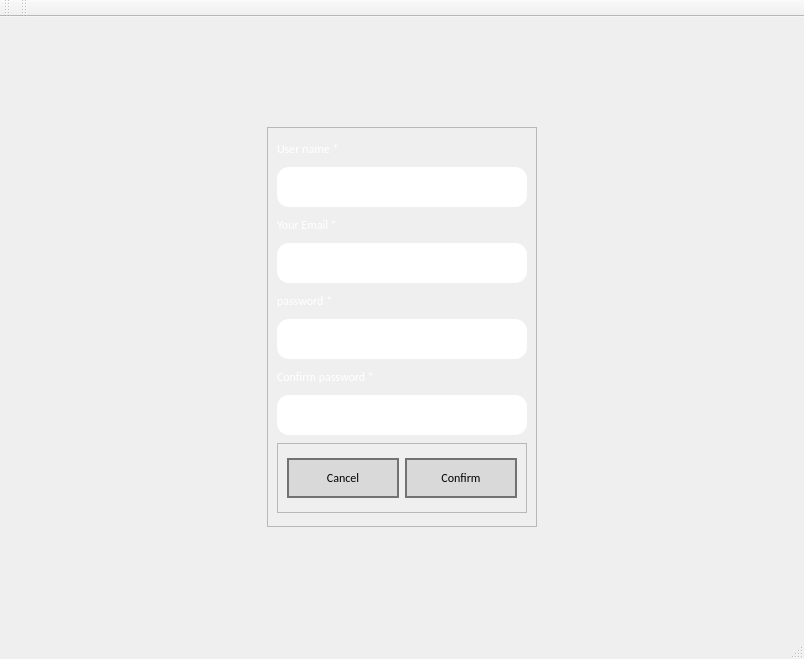
<?xml version="1.0" encoding="UTF-8"?>
<ui version="4.0">
 <class>Registration</class>
 <widget class="QMainWindow" name="Registration">
  <property name="geometry">
   <rect>
    <x>0</x>
    <y>0</y>
    <width>804</width>
    <height>659</height>
   </rect>
  </property>
  <property name="windowTitle">
   <string>MainWindow</string>
  </property>
  <widget class="QWidget" name="centralwidget">
   <property name="styleSheet">
    <string notr="true">*{
	font-family : Calibri;
}

#centralwidget{
	background-image: url(:/res/6106991.jpg);
}

QLabel{
	color: rgb(255, 255, 255);
	text-align: center;
}

QLineEdit{
	background-color: #fff;
	border-radius: 12px;
}</string>
   </property>
   <layout class="QVBoxLayout" name="verticalLayout_2">
    <item alignment="Qt::AlignHCenter">
     <widget class="QFrame" name="registrationFormFrame">
      <property name="minimumSize">
       <size>
        <width>270</width>
        <height>300</height>
       </size>
      </property>
      <property name="maximumSize">
       <size>
        <width>270</width>
        <height>400</height>
       </size>
      </property>
      <property name="styleSheet">
       <string notr="true">*{
	font-family : Calibri;
}

QLabel{
	color: rgb(255, 255, 255);
	text-align: center;
}

QLineEdit{
	background-color: #fff;
	border-radius: 12px;
	padding : 5px;
}</string>
      </property>
      <property name="frameShape">
       <enum>QFrame::StyledPanel</enum>
      </property>
      <property name="frameShadow">
       <enum>QFrame::Raised</enum>
      </property>
      <layout class="QVBoxLayout" name="verticalLayout">
       <item>
        <widget class="QLabel" name="userNameLabel">
         <property name="maximumSize">
          <size>
           <width>250</width>
           <height>20</height>
          </size>
         </property>
         <property name="text">
          <string>User name * </string>
         </property>
        </widget>
       </item>
       <item>
        <widget class="QLineEdit" name="userNameLineEdit">
         <property name="minimumSize">
          <size>
           <width>250</width>
           <height>25</height>
          </size>
         </property>
         <property name="maximumSize">
          <size>
           <width>250</width>
           <height>40</height>
          </size>
         </property>
        </widget>
       </item>
       <item>
        <widget class="QLabel" name="emailLabel">
         <property name="maximumSize">
          <size>
           <width>250</width>
           <height>20</height>
          </size>
         </property>
         <property name="text">
          <string>Your Email *</string>
         </property>
        </widget>
       </item>
       <item>
        <widget class="QLineEdit" name="emailLineEdit">
         <property name="minimumSize">
          <size>
           <width>250</width>
           <height>25</height>
          </size>
         </property>
         <property name="maximumSize">
          <size>
           <width>250</width>
           <height>40</height>
          </size>
         </property>
        </widget>
       </item>
       <item>
        <widget class="QLabel" name="passwordLabel">
         <property name="maximumSize">
          <size>
           <width>250</width>
           <height>20</height>
          </size>
         </property>
         <property name="text">
          <string>password *  </string>
         </property>
        </widget>
       </item>
       <item>
        <widget class="QLineEdit" name="passwordLineEdit">
         <property name="minimumSize">
          <size>
           <width>250</width>
           <height>25</height>
          </size>
         </property>
         <property name="maximumSize">
          <size>
           <width>250</width>
           <height>40</height>
          </size>
         </property>
         <property name="maxLength">
          <number>100</number>
         </property>
         <property name="echoMode">
          <enum>QLineEdit::Password</enum>
         </property>
        </widget>
       </item>
       <item>
        <widget class="QLabel" name="confirmPassLabel">
         <property name="maximumSize">
          <size>
           <width>250</width>
           <height>20</height>
          </size>
         </property>
         <property name="text">
          <string>Confirm password *</string>
         </property>
        </widget>
       </item>
       <item>
        <widget class="QLineEdit" name="confirmPassLineEdit">
         <property name="minimumSize">
          <size>
           <width>250</width>
           <height>25</height>
          </size>
         </property>
         <property name="maximumSize">
          <size>
           <width>250</width>
           <height>40</height>
          </size>
         </property>
         <property name="echoMode">
          <enum>QLineEdit::Password</enum>
         </property>
        </widget>
       </item>
       <item>
        <widget class="QFrame" name="confirmFrame">
         <property name="maximumSize">
          <size>
           <width>16777215</width>
           <height>70</height>
          </size>
         </property>
         <property name="styleSheet">
          <string notr="true">QPushButton {
	border: 2px solid #727272;
	background-color: #D9D9D9;
	color : #000;
}

QPushButton:hover {
	background-color: #727272;
	color: #fff;
	border: 2px solid #D9D9D9;
}

QLineEdit{
	padding : 5px;
}</string>
         </property>
         <property name="frameShape">
          <enum>QFrame::StyledPanel</enum>
         </property>
         <property name="frameShadow">
          <enum>QFrame::Raised</enum>
         </property>
         <layout class="QHBoxLayout" name="horizontalLayout">
          <item>
           <widget class="QPushButton" name="CancelButton">
            <property name="maximumSize">
             <size>
              <width>16777215</width>
              <height>40</height>
             </size>
            </property>
            <property name="text">
             <string>Cancel</string>
            </property>
           </widget>
          </item>
          <item>
           <widget class="QPushButton" name="confirmButton">
            <property name="maximumSize">
             <size>
              <width>16777215</width>
              <height>40</height>
             </size>
            </property>
            <property name="text">
             <string>Confirm</string>
            </property>
           </widget>
          </item>
         </layout>
        </widget>
       </item>
      </layout>
     </widget>
    </item>
   </layout>
  </widget>
  <widget class="QMenuBar" name="menubar">
   <property name="geometry">
    <rect>
     <x>0</x>
     <y>0</y>
     <width>804</width>
     <height>21</height>
    </rect>
   </property>
  </widget>
  <widget class="QStatusBar" name="statusbar"/>
  <widget class="QToolBar" name="toolBar">
   <property name="windowTitle">
    <string>toolBar</string>
   </property>
   <attribute name="toolBarArea">
    <enum>TopToolBarArea</enum>
   </attribute>
   <attribute name="toolBarBreak">
    <bool>false</bool>
   </attribute>
  </widget>
  <widget class="QToolBar" name="toolBar_2">
   <property name="windowTitle">
    <string>toolBar_2</string>
   </property>
   <attribute name="toolBarArea">
    <enum>TopToolBarArea</enum>
   </attribute>
   <attribute name="toolBarBreak">
    <bool>false</bool>
   </attribute>
  </widget>
 </widget>
 <resources/>
 <connections/>
</ui>
